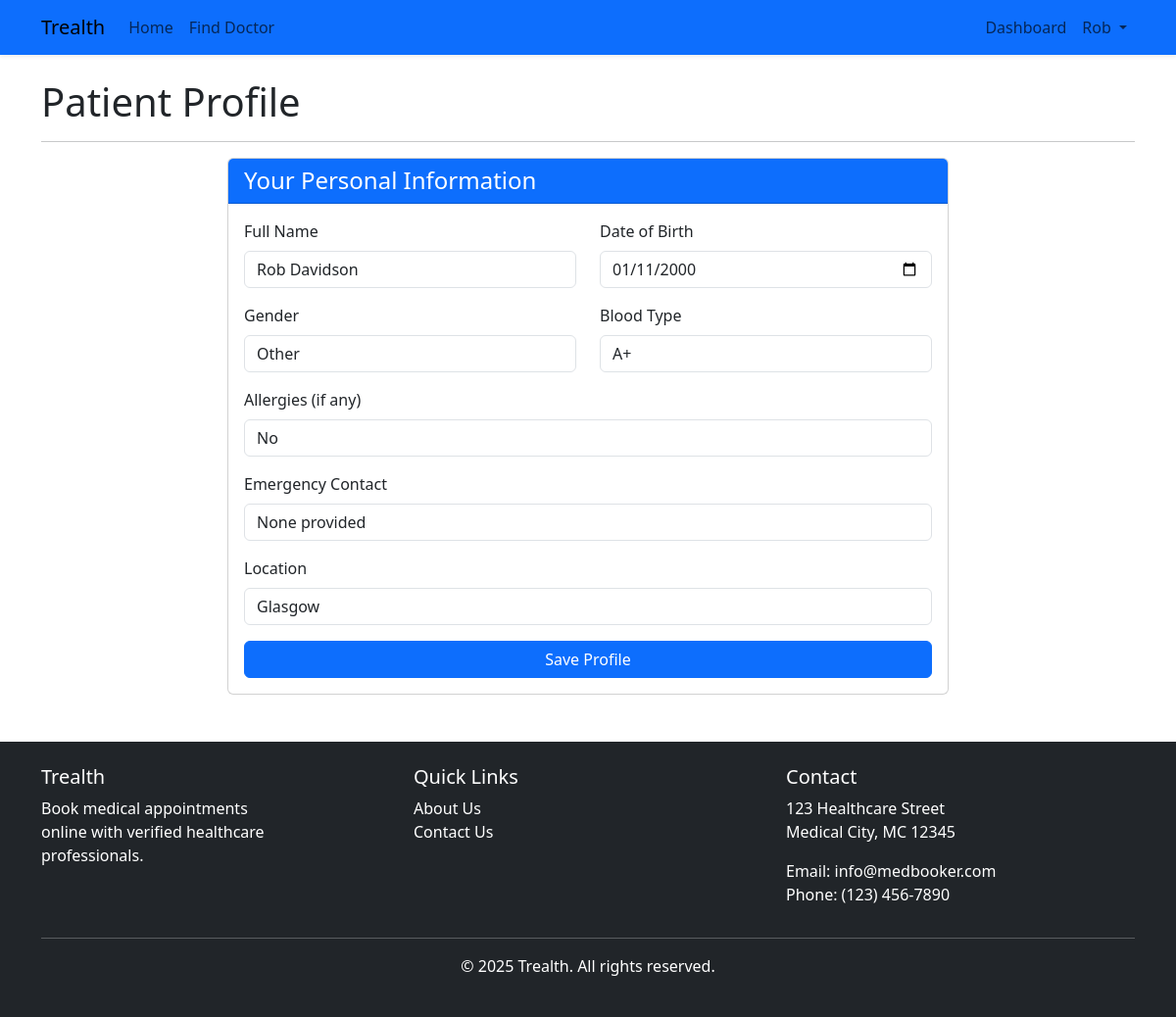
The app's page /patients/profile/ (signed in) with its own data.
### accounts/models.py (models this page shows)
class User(AbstractUser):
    USER_TYPE_CHOICES = (
        ('doctor', 'Doctor'),
        ('patient', 'Patient'),
        ('admin', 'Administrator'),
    )
    email = models.EmailField(unique=True)
    user_type = models.CharField(max_length=10, choices=USER_TYPE_CHOICES)
    USERNAME_FIELD = 'email'
    REQUIRED_FIELDS = ['first_name', 'last_name']
    objects = CustomUserManager()

### patients/models.py (models this page shows, shortened)
class Patient(models.Model):
    patient_id = models.AutoField(primary_key=True)
    user = models.OneToOneField(settings.AUTH_USER_MODEL, on_delete=models.CASCADE, related_name='patient_profile')
    full_name = models.CharField(max_length=255)
    date_of_birth = models.DateField()
    gender = models.CharField(max_length=10)
    blood_type = models.CharField(max_length=5)
    allergies = models.CharField(max_length=255, blank=True)
    emergency_contact = models.CharField(max_length=255)
    balance = models.DecimalField(max_digits=10, decimal_places=2, default=0.00)
    location = models.CharField(max_length=255)

### patients/views.py (the view)
# urls.py: path('profile/', views.profile, name='profile'),
@login_required
def profile(request):
    try:
        patient = Patient.objects.get(user=request.user)
    except Patient.DoesNotExist:
        patient = Patient(user=request.user, full_name=f"{request.user.first_name} {request.user.last_name}")
    if request.method == 'POST':
        form = PatientProfileForm(request.POST, instance=patient)
        if form.is_valid():
            form.save()
            messages.success(request, 'Profile updated successfully!')
            return redirect('patients:dashboard')
    else:
        form = PatientProfileForm(instance=patient)
    return render(request, 'patients/profile.html', {'form': form})

### templates/patients/profile.html (shortened to what this page needs)
{% extends 'base.html' %}
{% block content %}
<div class="row">
    <div class="col-md-12">
        <h1>Patient Profile</h1>
        <hr>
    </div>
</div>
<div class="row">
    <div class="col-md-8 offset-md-2">
        <div class="card">
            <div class="card-header bg-primary text-white">
                <h4 class="mb-0">Your Personal Information</h4>
            </div>
            <div class="card-body">
                <form method="post">
                    <div class="row mb-3">
                        <div class="col-md-6">
                            <label for="{{ form.full_name.id_for_label }}" class="form-label">Full Name</label>
                            {{ form.full_name }}
                        </div>
                        <div class="col-md-6">
                            <label for="{{ form.date_of_birth.id_for_label }}" class="form-label">Date of Birth</label>
                            {{ form.date_of_birth }}
                        </div>
                    </div>
                    <div class="row mb-3">
                        <div class="col-md-6">
                            <label for="{{ form.gender.id_for_label }}" class="form-label">Gender</label>
                            {{ form.gender }}
                        </div>
                        <div class="col-md-6">
                            <label for="{{ form.blood_type.id_for_label }}" class="form-label">Blood Type</label>
                            {{ form.blood_type }}
                        </div>
                    </div>
                    <div class="mb-3">
                        <label for="{{ form.allergies.id_for_label }}" class="form-label">Allergies (if any)</label>
                        {{ form.allergies }}
                    </div>
                    <div class="mb-3">
                        <label for="{{ form.emergency_contact.id_for_label }}" class="form-label">Emergency Contact</label>
                        {{ form.emergency_contact }}
                    </div>
                    <div class="mb-3">
                        <label for="{{ form.location.id_for_label }}" class="form-label">Location</label>
                        {{ form.location }}
                    </div>
                    <div class="d-grid">
                        <button type="submit" class="btn btn-primary">Save Profile</button>
                    </div>
                </form>
            </div>
        </div>
    </div>
</div>
{% endblock %}

### templates/base.html (shortened to what this page needs)
<!DOCTYPE html>
<html lang="en">
<head>
    <link href="https://cdn.jsdelivr.net/npm/bootstrap@5.3.0-alpha1/dist/css/bootstrap.min.css" rel="stylesheet">
    <link rel="stylesheet" href="https://cdn.jsdelivr.net/npm/bootstrap-icons@1.10.0/font/bootstrap-icons.css">
</head>
<body>
    <nav class="navbar navbar-expand-lg navbar-light bg-primary  shadow-sm">
        <div class="container">
            <a class="navbar-brand" href="{% url 'core:home' %}">Trealth</a>
            <div class="collapse navbar-collapse" id="navbarNav">
                <ul class="navbar-nav me-auto">
                    {% if user.is_authenticated %}
                    {% if user.user_type == 'doctor' %}
                        <li class="nav-item">
                            <a class="nav-link" href="{% url 'doctors:dashboard' %}">Home</a>
                        </li>
                    {% elif user.user_type == 'patient' %}
                        <li class="nav-item">
                            <a class="nav-link" href="{% url 'patients:dashboard' %}">Home</a>
                        </li>
                        {% endif %}
                    {% endif %}
                    {% if user.is_authenticated and user.user_type == 'patient' %}
                    <li class="nav-item">
                        <a class="nav-link" href="{% url 'core:find_doctor' %}">Find Doctor</a>
                    </li>
                    {% endif %}
                </ul>
                <ul class="navbar-nav ms-auto">
                    {% if user.is_authenticated %}
                        {% if user.user_type == 'doctor' %}
                            <li class="nav-item">
                                <a class="nav-link" href="{% url 'doctors:dashboard' %}">Dashboard</a>
                            </li>
                        {% elif user.user_type == 'patient' %}
                            <li class="nav-item">
                                <a class="nav-link" href="{% url 'patients:dashboard' %}">Dashboard</a>
                            </li>
                        {% elif user.user_type == 'admin' %}
                            <li class="nav-item">
                                <a class="nav-link" href="{% url 'admin_portal:dashboard' %}">Admin</a>
                            </li>
                        {% endif %}
                        <li class="nav-item dropdown">
                            <a class="nav-link dropdown-toggle" href="#" id="navbarDropdown" role="button" data-bs-toggle="dropdown" aria-expanded="false">
                                {{ user.first_name }}
                            </a>
                        </li>
                    {% endif %}
                </ul>
            </div>
        </div>
    </nav>
    <div class="container mt-4">
        {% block content %}{% endblock %}
    </div>
    <footer class="bg-dark text-white py-4 mt-5">
        <div class="container">
            <div class="row">
                <div class="col-md-4">
                    <h5>Trealth</h5>
                    <div style="width: 70%;">
                        <p>Book medical appointments online with verified healthcare professionals.</p>
                    </div>
                </div>
                <div class="col-md-4">
                    <h5>Quick Links</h5>
                    <ul class="list-unstyled">
                        <li><a href="{% url 'core:about' %}" class="text-white" style="text-decoration: none;">About Us</a></li>
                        <li><a href="{% url 'core:contact' %}" class="text-white" style="text-decoration: none;">Contact Us</a></li>
                    </ul>
                </div>
                <div class="col-md-4">
                    <h5>Contact</h5>
                    <address>
                        <p>123 Healthcare Street<br>Medical City, MC 12345</p>
                        <p>Email: info@medbooker.com<br>Phone: (123) 456-7890</p>
                    </address>
                </div>
            </div>
            <hr>
            <div class="text-center">
                <p>&copy; 2025 Trealth. All rights reserved.</p>
            </div>
        </div>
    </footer>
</body>
</html>

### records on screen
User: first_name "Rob"
Patient: full_name "Rob Davidson", date_of_birth "01/11/2000", gender "Other", blood_type "A+", allergies "No", emergency_contact "None provided", location "Glasgow"
